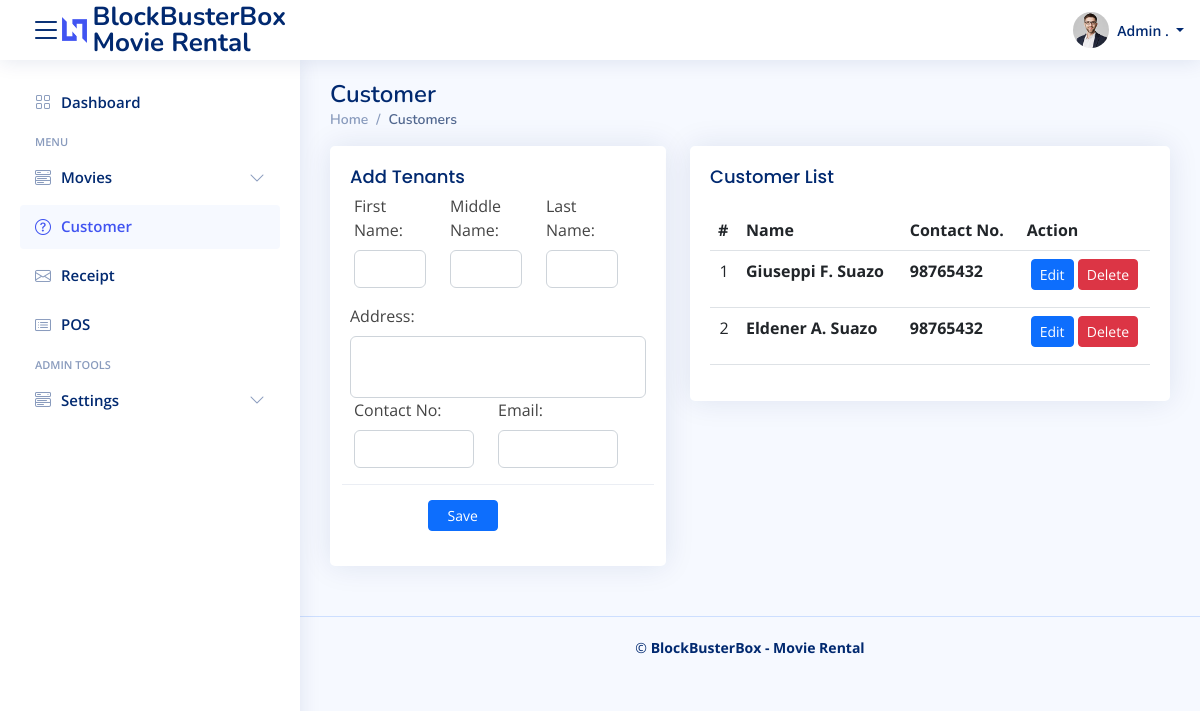
Page /index.php?page=customer (signed in) on the committed database.
### tables this page shows
CREATE TABLE `tbl_user_information` (
  `id` int(11) NOT NULL,
  `user_account_id` int(11) DEFAULT NULL,
  `email` varchar(255) DEFAULT NULL,
  `fName` varchar(255) DEFAULT NULL,
  `mName` varchar(255) DEFAULT NULL,
  `lName` varchar(255) DEFAULT NULL,
  `address` varchar(255) DEFAULT NULL,
  `contactNo` varchar(255) DEFAULT NULL,
  `created_at` timestamp NOT NULL DEFAULT current_timestamp()
);

CREATE TABLE `tbl_customer_info` (
  `id` int(11) NOT NULL,
  `email` varchar(255) DEFAULT NULL,
  `fName` varchar(255) DEFAULT NULL,
  `mName` varchar(255) DEFAULT NULL,
  `lName` varchar(255) DEFAULT NULL,
  `address` varchar(255) DEFAULT NULL,
  `contactNo` varchar(255) DEFAULT NULL,
  `created_at` timestamp NOT NULL DEFAULT current_timestamp()
);

### customer.php (the view, shortened to what this page needs)
<?php include('include/db_connect.php');?>
<div class="pagetitle">
    <h1>Customer</h1>
    <nav>
        <ol class="breadcrumb">
            <li class="breadcrumb-item"><a href="../basicRental/index.php">Home</a></li>
            <li class="breadcrumb-item active">Customers</li>
        </ol>
    </nav>
</div>
<section class="section dashboard">
    <div class="row">
        <div class="col-lg-5">
            <div class="card">
                <div class="card-body">
                    <h5 class="card-title">Add Tenants</h5>
                    <form action="" id="manage-customer" class="row g-3 needs-validation" novalidate>
                        <div class="row">
                            <div class="col-4">
                                <label class="form-label"for="fName">First Name:</label>
                                <input class="form-control" type="text" name="fName" required>
                            </div>
                            <div class="col-4">
                                <label class="form-label"for="mName">Middle Name:</label>
                                <input class="form-control" type="text" id="mName" name="mName">
                            </div>
                            <div class="col-4">
                                <label class="form-label"for="lName">Last Name:</label>
                                <input class="form-control" type="text" id="lName" name="lName" required>
                            </div>
                        </div>
                        <div class="col-12">
                            <label class="form-label"for="address">Address:</label>
                            <textarea class="form-control" type="text" name="address" style="resize: none;" required></textarea>
                        </div>
                        <div class="row">
                            <div class="col-6">
                                <label class="form-label"for="contactNo">Contact No:</label>
                                <input class="form-control" type="text"  name="contactNo" required>
                            </div>
                            <div class="col-6">
                                <label class="form-label"for="email">Email:</label>
                                <input class="form-control" type="email" name="email" required>
                            </div>
                        </div>
                        <div class="card-footer">
                            <div class="col-md-12">
                                <button class="btn btn-sm btn-primary col-sm-3 offset-md-3"> Save</button>
                            </div>
                        </div>
                    </form>
                </div>
            </div>
        </div>
        <div class="col-lg-7">
            <div class="col-lg-12">
                <div class="card">
                    <div class="card-body">
                        <h5 class="card-title">Customer List</h5>
                        <table class="table datatable">
                            <thead>
                                <tr>
                                    <th scope="col">#</th>
                                    <th scope="col">Name</th>
                                    <th scope="col">Contact No.</th>
                                    <th scope="col">Action</th>
                                </tr>
                            </thead>
                            <tbody>
                             <?php
                             $i = 1;
                             $data = $conn->query("SELECT * FROM tbl_customer_info order by id asc");
                             while($row=$data->fetch_assoc()):
                                ?>
                                <tr>
                                    <td class="text-center" ><?php echo $i++ ?></td>
                                    <td class="">
                                        <p><b><?php echo ucwords($row['fName']." ".$row['mName'][0].". ".$row['lName']) ?></b></p>
                                    </td>
                                    <td class="">
                                        <p><b><?php echo $row['contactNo'] ?></b></p>
                                    </td>
                                    <td class="text-center">
                                        <button class="btn btn-sm btn-primary" id="edit" type="button"
                                        data-id="<?php echo $row['id'] ?>"
                                        data-fName="<?php echo $row['fName'] ?>"
                                        data-mName="<?php echo $row['mName'] ?>"
                                        data-lName="<?php echo $row['lName'] ?>"
                                        data-contactNo="<?php echo $row['contactNo'] ?>"
                                        data-address="<?php echo $row['address'] ?>"
                                        data-email="<?php echo $row['email'] ?>">Edit</button>
                                        <button class="btn btn-sm btn-danger" id="delete_customer" type="button" data-id="<?php echo $row['id'] ?>">Delete</button>
                                    </td>
                                </tr>
                            <?php endwhile; ?>
                        </tbody>
                    </table>
                </div>
            </div>
        </div>
    </div>
</div>
</section>

### include/topbar.php (shortened to what this page needs)
  <?php
include('include/db_connect.php');
$userInfo = $conn->query("SELECT * FROM tbl_user_information WHERE user_account_id = " . $_SESSION['login_id'] . " LIMIT 1")->fetch_array();
$name = ucwords($userInfo['fName']) . " " . ucwords($userInfo['mName'][0]) . ". " . ucwords($userInfo['lName']);
  ?>
  <header id="header" class="header fixed-top d-flex align-items-center">
    <div class="d-flex align-items-center justify-content-between">
    <i class="bi bi-list toggle-sidebar-btn"></i>
      <a href="../basicRental/index.php" class="logo d-flex align-items-center">
        <img src="Public/assets/img/logo.png" alt="">
        <span class="d-none d-lg-block">BlockBusterBox<br>Movie Rental</span>
      </a>
    </div>
    <nav class="header-nav ms-auto">
      <ul class="d-flex align-items-center">
        <li class="nav-item dropdown pe-3">
          <a class="nav-link nav-profile d-flex align-items-center pe-0" href="#" data-bs-toggle="dropdown">
            <img src="Public/assets/img/profile-img.jpg" alt="Profile" class="rounded-circle">
            <span class="d-none d-md-block dropdown-toggle ps-2"><?php echo isset($name) ? $name : 'Guest'; ?></span>
          </a>
        </li>
      </ul>
    </nav>
  </header>

### Public/assets/css/style.css (style rules this page uses)
:root { scroll-behavior: smooth; }
body { font-family: "Open Sans", sans-serif; background: #f6f9ff; color: #444444; }
a { color: #4154f1; text-decoration: none; }
h1, h2, h3, h4, h5, h6 { font-family: "Nunito", sans-serif; }
.pagetitle { margin-bottom: 10px; }
.pagetitle h1 { font-size: 24px; margin-bottom: 0; font-weight: 600; color: #012970; }
.card { margin-bottom: 30px; border: none; border-radius: 5px; box-shadow: 0px 0 30px rgba(1, 41, 112, 0.1); }
.card-header, .card-footer { border-color: #ebeef4; background-color: #fff; color: #798eb3; padding: 15px; }
.card-title { padding: 20px 0 15px 0; font-size: 18px; font-weight: 500; color: #012970; font-family: "Poppins", sans-serif; }
.card-body { padding: 0 20px 20px 20px; }
.breadcrumb { font-size: 14px; font-family: "Nunito", sans-serif; color: #899bbd; font-weight: 600; }
.breadcrumb a { color: #899bbd; transition: 0.3s; }
.breadcrumb .breadcrumb-item::before { color: #899bbd; }
.breadcrumb .active { color: #51678f; font-weight: 600; }
.logo { line-height: 1; }
@media (min-width: 1200px) { .logo { width: 280px; } }
.logo img { max-height: 26px; margin-right: 6px; }
.logo span { font-size: 26px; font-weight: 700; color: #012970; font-family: "Nunito", sans-serif; }
.header { transition: all 0.5s; z-index: 997; height: 60px; box-shadow: 0px 2px 20px rgba(1, 41, 112, 0.1); background-color: #fff; padding-left: 20px; }
.header .toggle-sidebar-btn { font-size: 32px; padding-left: 10px; cursor: pointer; color: #012970; }
.header-nav ul { list-style: none; }
.header-nav>ul { margin: 0; padding: 0; }
.header-nav .nav-profile { color: #012970; }
.header-nav .nav-profile img { max-height: 36px; }
.header-nav .nav-profile span { font-size: 14px; font-weight: 600; }

### rows in the picture
tbl_user_information: name "Admin ."
tbl_customer_info: fName+mName+lName "Giuseppi F. Suazo", contactNo "98765432"
tbl_customer_info: fName+mName+lName "Eldener A. Suazo", contactNo "98765432"
